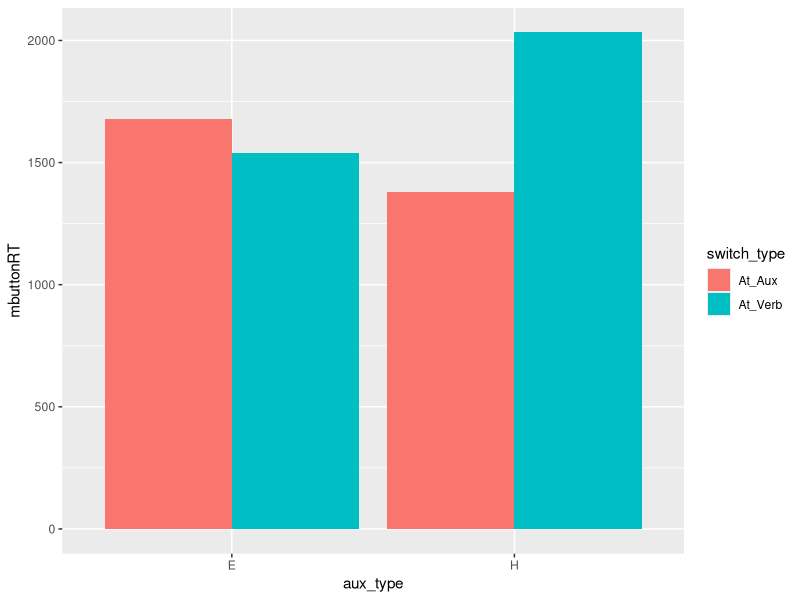

This chart was generated by the following R code:
## ---- chunk 1
library(tidyverse)
cs_reading <- read.csv("L2CS_Word8_Ps11_20.csv")
str(cs_reading)
## ---- chunk 2
names(cs_reading)
levels(cs_reading$sentence_type)
## ---- chunk 3
cs_reading2 <- cs_reading %>% 
  select(RECORDING_SESSION_LABEL, aux_type, switch_type, sentence_type, button_RT, response_accuracy, GAZE_DURATION, REGRESSION_PATH_DURATION, TOTAL_DURATION)
head(cs_reading2)
## ---- chunk 4
names(cs_reading)
## ---- chunk 5
names(cs_reading)[1] <- "RECORDING_SESSION_LABEL"
head(cs_reading)
## ---- chunk 6
cs_reading3 <- cs_reading2 %>% 
  filter(sentence_type == "Experimental" & response_accuracy == "correct")
head(cs_reading3)
## ---- chunk 7
cs_summary <- cs_reading3 %>% 
  group_by(aux_type, switch_type) %>% 
  summarize(mGAZE_DURATION = mean(GAZE_DURATION), mREGRESSION_PATH_DURATION = mean(REGRESSION_PATH_DURATION), mTOTAL_DURATION = mean(TOTAL_DURATION), sdGAZE_DURATION = sd(GAZE_DURATION), sdREGRESSION_PATH_DURATION = sd(REGRESSION_PATH_DURATION), sdTOTAL_DURATION = sd(TOTAL_DURATION))
cs_summary

## ---- chunk 8
cs_reading3$button_RT <- as.integer(cs_reading3$button_RT)

buttonrt_summary <- cs_reading3 %>% 
  group_by(aux_type, switch_type) %>% 
  summarize(mbuttonRT = mean(button_RT), sdbuttonRT = sd(button_RT))
buttonrt_summary
## ---- chunk 9
ggplot(buttonrt_summary, aes(aux_type, mbuttonRT, fill = switch_type)) +
  geom_bar(stat = "identity", position = "dodge")
